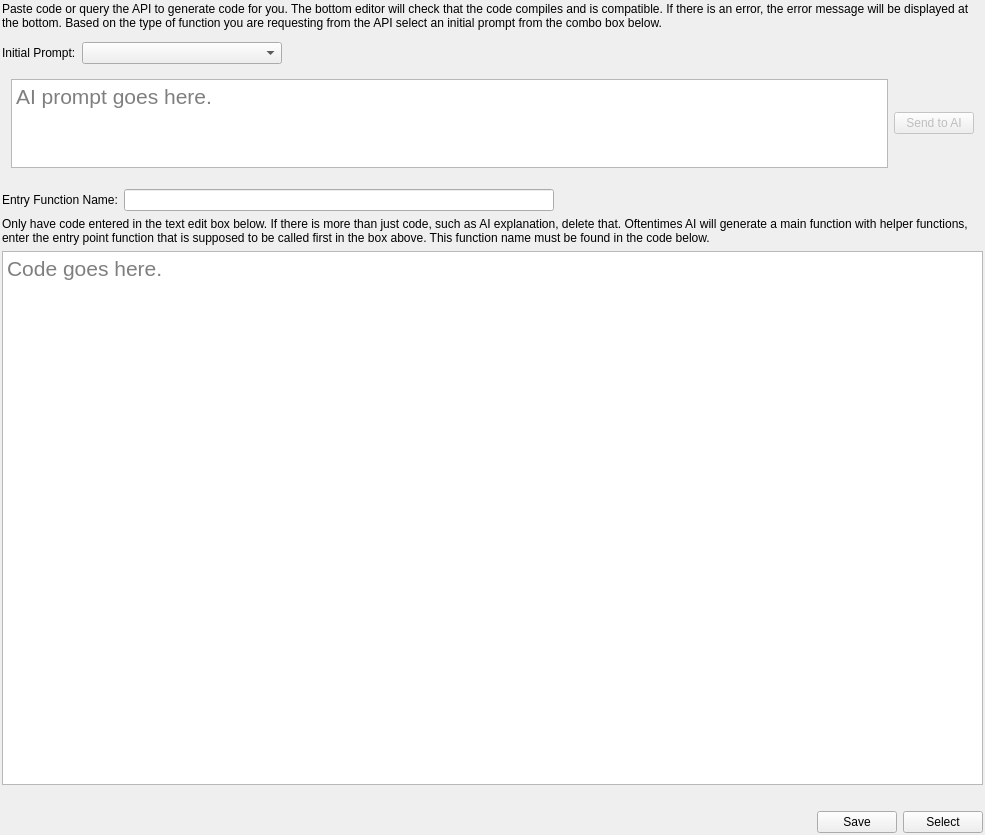
<?xml version="1.0" encoding="UTF-8"?>
<ui version="4.0">
 <class>FuncSelectorCodePage</class>
 <widget class="QWidget" name="FuncSelectorCodePage">
  <property name="geometry">
   <rect>
    <x>0</x>
    <y>0</y>
    <width>985</width>
    <height>835</height>
   </rect>
  </property>
  <property name="windowTitle">
   <string>FuncSelectorCodePage</string>
  </property>
  <layout class="QVBoxLayout" name="verticalLayout">
   <property name="leftMargin">
    <number>2</number>
   </property>
   <property name="topMargin">
    <number>2</number>
   </property>
   <property name="rightMargin">
    <number>2</number>
   </property>
   <property name="bottomMargin">
    <number>2</number>
   </property>
   <item>
    <widget class="QLabel" name="infoLabel">
     <property name="text">
      <string>Paste code or query the API to generate code for you. The bottom editor will check that the code compiles and is compatible. If there is an error, the error message will be displayed at the bottom. Based on the type of function you are requesting from the API select an initial prompt from the combo box below.</string>
     </property>
     <property name="wordWrap">
      <bool>true</bool>
     </property>
    </widget>
   </item>
   <item>
    <widget class="KeySetWidget" name="key_set_widget" native="true"/>
   </item>
   <item>
    <widget class="QWidget" name="widget_4" native="true">
     <layout class="QHBoxLayout" name="horizontalLayout_4">
      <property name="leftMargin">
       <number>0</number>
      </property>
      <property name="topMargin">
       <number>0</number>
      </property>
      <property name="rightMargin">
       <number>0</number>
      </property>
      <property name="bottomMargin">
       <number>0</number>
      </property>
      <item>
       <widget class="QLabel" name="prompt_label">
        <property name="text">
         <string>Initial Prompt:</string>
        </property>
       </widget>
      </item>
      <item>
       <widget class="QComboBox" name="prompt_combo_box">
        <property name="sizePolicy">
         <sizepolicy hsizetype="Preferred" vsizetype="Fixed">
          <horstretch>0</horstretch>
          <verstretch>0</verstretch>
         </sizepolicy>
        </property>
        <property name="minimumSize">
         <size>
          <width>200</width>
          <height>0</height>
         </size>
        </property>
       </widget>
      </item>
      <item>
       <spacer name="horizontalSpacer_5">
        <property name="orientation">
         <enum>Qt::Horizontal</enum>
        </property>
        <property name="sizeHint" stdset="0">
         <size>
          <width>461</width>
          <height>5</height>
         </size>
        </property>
       </spacer>
      </item>
     </layout>
    </widget>
   </item>
   <item>
    <widget class="QWidget" name="promptBox" native="true">
     <property name="sizePolicy">
      <sizepolicy hsizetype="Preferred" vsizetype="Preferred">
       <horstretch>0</horstretch>
       <verstretch>1</verstretch>
      </sizepolicy>
     </property>
     <layout class="QHBoxLayout" name="horizontalLayout_6">
      <item>
       <widget class="QPlainTextEdit" name="prompt_text_edit">
        <property name="sizePolicy">
         <sizepolicy hsizetype="Expanding" vsizetype="Expanding">
          <horstretch>0</horstretch>
          <verstretch>1</verstretch>
         </sizepolicy>
        </property>
        <property name="font">
         <font>
          <pointsize>16</pointsize>
         </font>
        </property>
        <property name="tabStopDistance">
         <double>4.000000000000000</double>
        </property>
        <property name="placeholderText">
         <string>AI prompt goes here.</string>
        </property>
       </widget>
      </item>
      <item>
       <widget class="QPushButton" name="call_api_button">
        <property name="enabled">
         <bool>false</bool>
        </property>
        <property name="text">
         <string>Send to AI</string>
        </property>
       </widget>
      </item>
     </layout>
    </widget>
   </item>
   <item>
    <widget class="QWidget" name="widget_2" native="true">
     <layout class="QHBoxLayout" name="horizontalLayout_2">
      <property name="leftMargin">
       <number>0</number>
      </property>
      <property name="topMargin">
       <number>0</number>
      </property>
      <property name="rightMargin">
       <number>0</number>
      </property>
      <property name="bottomMargin">
       <number>0</number>
      </property>
     </layout>
    </widget>
   </item>
   <item>
    <widget class="QWidget" name="widget_3" native="true">
     <layout class="QHBoxLayout" name="horizontalLayout_3">
      <property name="leftMargin">
       <number>0</number>
      </property>
      <property name="topMargin">
       <number>0</number>
      </property>
      <property name="rightMargin">
       <number>0</number>
      </property>
      <property name="bottomMargin">
       <number>0</number>
      </property>
      <item>
       <widget class="QLabel" name="entry_function_label">
        <property name="text">
         <string>Entry Function Name:</string>
        </property>
       </widget>
      </item>
      <item>
       <widget class="QLineEdit" name="entry_function_edit"/>
      </item>
      <item>
       <spacer name="horizontalSpacer_3">
        <property name="orientation">
         <enum>Qt::Horizontal</enum>
        </property>
        <property name="sizeHint" stdset="0">
         <size>
          <width>303</width>
          <height>5</height>
         </size>
        </property>
       </spacer>
      </item>
     </layout>
    </widget>
   </item>
   <item>
    <widget class="QLabel" name="label">
     <property name="text">
      <string>Only have code entered in the text edit box below. If there is more than just code, such as AI explanation, delete that. Oftentimes AI will generate a main function with helper functions, enter the entry point function that is supposed to be called first in the box above. This function name must be found in the code below.</string>
     </property>
     <property name="wordWrap">
      <bool>true</bool>
     </property>
    </widget>
   </item>
   <item>
    <widget class="QWidget" name="code_edit_box" native="true">
     <property name="sizePolicy">
      <sizepolicy hsizetype="Preferred" vsizetype="Preferred">
       <horstretch>0</horstretch>
       <verstretch>5</verstretch>
      </sizepolicy>
     </property>
     <layout class="QHBoxLayout" name="horizontalLayout_5">
      <property name="leftMargin">
       <number>0</number>
      </property>
      <property name="topMargin">
       <number>0</number>
      </property>
      <property name="rightMargin">
       <number>0</number>
      </property>
      <property name="bottomMargin">
       <number>0</number>
      </property>
      <item>
       <widget class="QPlainTextEdit" name="codeEdit">
        <property name="sizePolicy">
         <sizepolicy hsizetype="Expanding" vsizetype="Expanding">
          <horstretch>10</horstretch>
          <verstretch>5</verstretch>
         </sizepolicy>
        </property>
        <property name="font">
         <font>
          <pointsize>16</pointsize>
         </font>
        </property>
        <property name="lineWrapMode">
         <enum>QPlainTextEdit::NoWrap</enum>
        </property>
        <property name="tabStopDistance">
         <double>4.000000000000000</double>
        </property>
        <property name="placeholderText">
         <string>Code goes here.</string>
        </property>
       </widget>
      </item>
     </layout>
    </widget>
   </item>
   <item>
    <widget class="QLabel" name="statusLabel">
     <property name="text">
      <string/>
     </property>
     <property name="wordWrap">
      <bool>true</bool>
     </property>
    </widget>
   </item>
   <item>
    <widget class="QWidget" name="widget" native="true">
     <layout class="QHBoxLayout" name="horizontalLayout">
      <property name="leftMargin">
       <number>0</number>
      </property>
      <property name="topMargin">
       <number>0</number>
      </property>
      <property name="rightMargin">
       <number>0</number>
      </property>
      <property name="bottomMargin">
       <number>0</number>
      </property>
      <item>
       <spacer name="horizontalSpacer">
        <property name="orientation">
         <enum>Qt::Horizontal</enum>
        </property>
        <property name="sizeHint" stdset="0">
         <size>
          <width>40</width>
          <height>5</height>
         </size>
        </property>
       </spacer>
      </item>
      <item>
       <widget class="QLabel" name="saveStatusLabel">
        <property name="text">
         <string/>
        </property>
       </widget>
      </item>
      <item>
       <widget class="QPushButton" name="saveButton">
        <property name="text">
         <string>Save</string>
        </property>
       </widget>
      </item>
      <item>
       <widget class="QPushButton" name="selectButton">
        <property name="text">
         <string>Select</string>
        </property>
       </widget>
      </item>
     </layout>
    </widget>
   </item>
  </layout>
 </widget>
 <customwidgets>
  <customwidget>
   <class>KeySetWidget</class>
   <extends>QWidget</extends>
   <header>..keySetWidget</header>
   <container>1</container>
  </customwidget>
 </customwidgets>
 <resources/>
 <connections/>
</ui>
